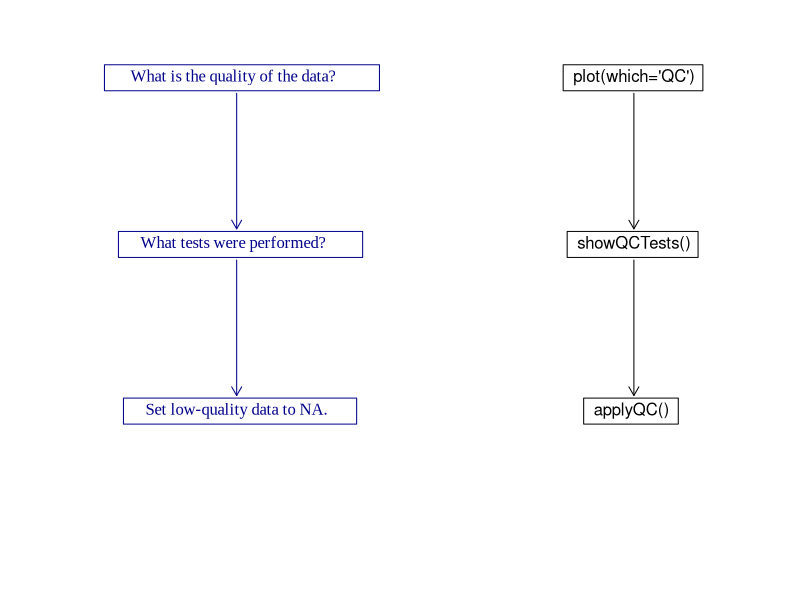

Reproduce this figure in R.
if (!interactive()) png("qcFlowchart.png", unit="in", width=7, height=4, pointsize=11, res=100)
colText <- "darkblue"
colCode <- "black"
library(graphics)
textInBox <- function(x, y, text, cex=1, pos=4, center=TRUE, family="Times New Roman", col="black", tweakx=0)
{
    w <- graphics::strwidth(text)
    h <- graphics::strheight(text)
    if (center)
        x <- x - w/2
    text(x+tweakx, y, text, cex=cex, pos=pos, family=family, col=col)
    rect(x+tweakx, y-h, x+tweakx+1.1*w, y+h, border=col)
    invisible(list(w=w, h=h))
}
omar <- par("mar")
par(mar=c(0,1,0,0))
plot(c(0, 1), c(0, 1), type="n", xlab="", ylab="", axes=FALSE)
x0 <- 0.25
y0 <- 0.9
dy <- 0.3
wh <- textInBox(x0, y0, "    What is the quality of the data?", col=colText)
h <- wh$h * 1.2
xarrow <- x0 + 0.01 # not sure why we need to move it
arrows(xarrow, y0-h, xarrow, y0-dy+h, length=0.1, col=colText)
y0 <- y0 - dy
textInBox(x0, y0, "   What tests were performed?", col=colText)
arrows(xarrow, y0-h, xarrow, y0-dy+h, length=0.1, col=colText)
y0 <- y0 - dy
textInBox(x0, y0, "   Set low-quality data to NA.", col=colText)
x0 <- 0.8
y0 <- 0.9
wh <- textInBox(x0, y0, "plot(which='QC') ", family="sans", col=colCode)
h <- wh$h * 1.2
xarrow <- x0 + 0.01 # not sure why we need to move it
arrows(xarrow, y0-h, xarrow, y0-dy+h, length=0.1)
y0 <- y0 - dy
textInBox(x0, y0, "showQCTests() ", family="sans", col=colCode)
arrows(xarrow, y0-h, xarrow, y0-dy+h, length=0.1)
y0 <- y0 - dy
textInBox(x0, y0, "applyQC()  ", family="sans", col=colCode)
par(mar=omar)
if (!interactive()) dev.off()